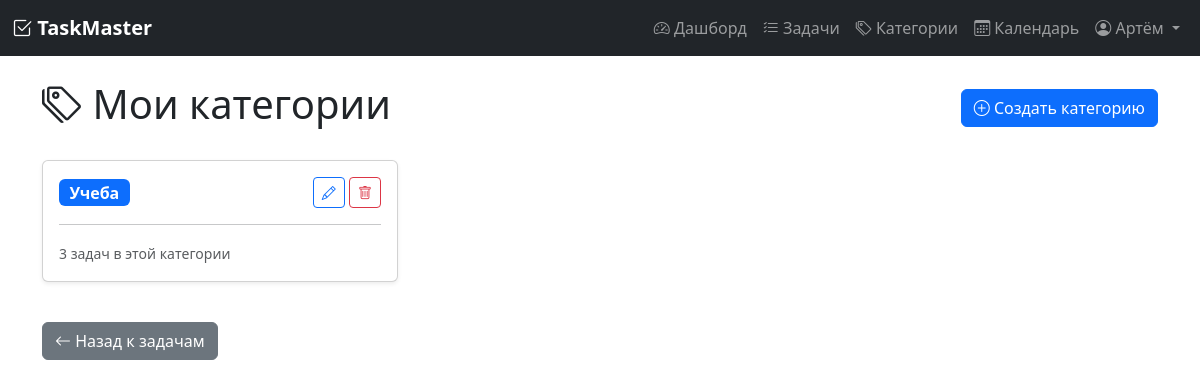
/categories (signed in), run on the app's committed database.
### models.py (models this page shows, shortened)
class User(UserMixin, db.Model):
    __tablename__ = 'user'
    id = db.Column(db.Integer, primary_key=True)
    username = db.Column(db.String(80), unique=True, nullable=False)
    email = db.Column(db.String(120), unique=True, nullable=False)
    password_hash = db.Column(db.String(200), nullable=False)
    registered_at = db.Column(db.DateTime, default=datetime.utcnow)
    timezone = db.Column(db.String(50), default='Europe/Moscow')
    role = db.Column(db.String(20), default='user')  # 'user' или 'admin'
    tasks = db.relationship('Task', backref='author', lazy=True, cascade='all, delete-orphan')
    categories = db.relationship('Category', backref='user', lazy=True, cascade='all, delete-orphan')
    tags = db.relationship('Tag', backref='user', lazy=True, cascade='all, delete-orphan')

class Category(db.Model):
    __tablename__ = 'category'
    id = db.Column(db.Integer, primary_key=True)
    name = db.Column(db.String(50), nullable=False)
    color = db.Column(db.String(7), default='#6c757d')  # HEX цвет
    user_id = db.Column(db.Integer, db.ForeignKey('user.id'), nullable=False)
    tasks = db.relationship('Task', backref='category', lazy=True)

### app.py (the view)
@app.route('/categories')
@login_required
def categories():
    user_categories = Category.query.filter_by(user_id=current_user.id).all()
    return render_template('categories.html', categories=user_categories)

### app.py (called while the page is built)
@login_manager.user_loader
def load_user(user_id):
    return User.query.get(int(user_id))

### templates/categories.html (shortened to what this page needs)
{% extends "base.html" %}
{% block content %}
<div class="d-flex justify-content-between align-items-center mb-4">
    <h1><i class="bi bi-tags"></i> Мои категории</h1>
    <a href="{{ url_for('category_create') }}" class="btn btn-primary">
        <i class="bi bi-plus-circle"></i> Создать категорию
    </a>
</div>
{% if categories %}
    <div class="row">
        {% for category in categories %}
            <div class="col-md-4 mb-3">
                <div class="card shadow-sm">
                    <div class="card-body">
                        <div class="d-flex justify-content-between align-items-center">
                            <div>
                                <span class="badge" style="background-color: {{ category.color }}; font-size: 1rem;">
                                    {{ category.name }}
                                </span>
                            </div>
                            <div>
                                <a href="{{ url_for('category_edit', category_id=category.id) }}"
                                   class="btn btn-sm btn-outline-primary">
                                    <i class="bi bi-pencil"></i>
                                </a>
                                <form action="{{ url_for('category_delete', category_id=category.id) }}"
                                      method="POST" class="d-inline"
                                      onsubmit="return confirm('Удалить категорию? Задачи без категории останутся')">
                                    <button type="submit" class="btn btn-sm btn-outline-danger">
                                        <i class="bi bi-trash"></i>
                                    </button>
                                </form>
                            </div>
                        </div>
                        <hr>
                        <small class="text-muted">
                            {% set task_count = namespace(count=0) %}
                            {% for task in current_user.tasks %}
                                {% if task.category_id == category.id %}
                                    {% set task_count.count = task_count.count + 1 %}
                                {% endif %}
                            {% endfor %}
                            {{ task_count.count }} задач в этой категории
                        </small>
                    </div>
                </div>
            </div>
        {% endfor %}
    </div>
{% else %}
    <div class="alert alert-info">
        <i class="bi bi-info-circle"></i> У вас пока нет категорий.
        <a href="{{ url_for('category_create') }}">Создайте первую категорию</a>
    </div>
{% endif %}
<div class="mt-4">
    <a href="{{ url_for('tasks') }}" class="btn btn-secondary">
        <i class="bi bi-arrow-left"></i> Назад к задачам
    </a>
</div>
{% endblock %}

### templates/base.html (shortened to what this page needs)
<!DOCTYPE html>
<html lang="ru">
<head>
    <link href="https://cdn.jsdelivr.net/npm/bootstrap@5.3.0/dist/css/bootstrap.min.css" rel="stylesheet">
    <link rel="stylesheet" href="https://cdn.jsdelivr.net/npm/bootstrap-icons@1.11.0/font/bootstrap-icons.css">
</head>
<body>
    {% if current_user.is_authenticated %}
    <nav class="navbar navbar-expand-lg navbar-dark bg-dark">
        <div class="container-fluid">
            <a class="navbar-brand" href="{{ url_for('dashboard') }}">
                <i class="bi bi-check2-square"></i> TaskMaster
            </a>
            <div class="collapse navbar-collapse" id="navbarNav">
                <ul class="navbar-nav ms-auto">
    <li class="nav-item">
        <a class="nav-link" href="{{ url_for('dashboard') }}">
            <i class="bi bi-speedometer2"></i> Дашборд
        </a>
    </li>
    <li class="nav-item">
        <a class="nav-link" href="{{ url_for('tasks') }}">
            <i class="bi bi-list-check"></i> Задачи
        </a>
    </li>
    <li class="nav-item">
        <a class="nav-link" href="{{ url_for('categories') }}">
            <i class="bi bi-tags"></i> Категории
        </a>
    </li>
    <li class="nav-item">
        <a class="nav-link" href="{{ url_for('calendar_view') }}">
            <i class="bi bi-calendar3"></i> Календарь
        </a>
    </li>
    <li class="nav-item dropdown">
        <a class="nav-link dropdown-toggle" href="#" id="userDropdown" role="button" data-bs-toggle="dropdown">
            <i class="bi bi-person-circle"></i> {{ current_user.username }}
        </a>
    </li>
</ul>
            </div>
        </div>
    </nav>
    {% endif %}
    <div class="container mt-4">
        {% block content %}{% endblock %}
    </div>
</body>
</html>

### templates/base.html (style rules this page uses)
.navbar-brand { font-weight: bold; }

### data on the page
User: username "Артём"
Category: name "Учеба", count "3"
